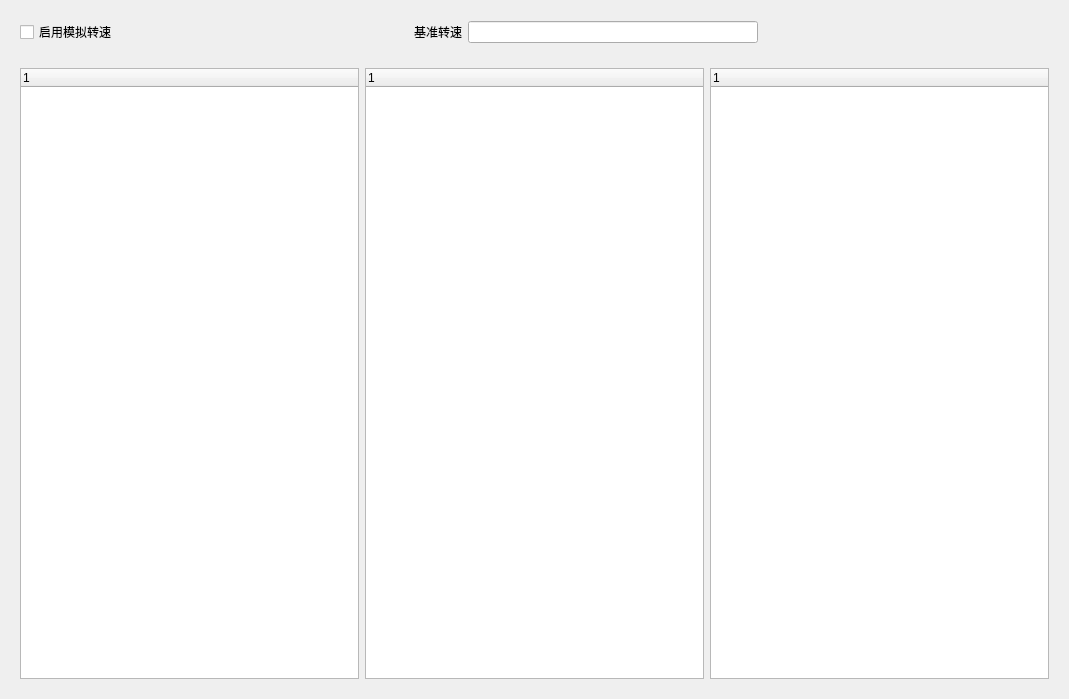
<?xml version="1.0" encoding="UTF-8"?>
<ui version="4.0">
 <class>FrmFaultFrequencyChart</class>
 <widget class="QWidget" name="FrmFaultFrequencyChart">
  <property name="geometry">
   <rect>
    <x>0</x>
    <y>0</y>
    <width>1069</width>
    <height>699</height>
   </rect>
  </property>
  <property name="windowTitle">
   <string>Form</string>
  </property>
  <layout class="QVBoxLayout" name="verticalLayout">
   <item>
    <widget class="QWidget" name="widget" native="true">
     <layout class="QHBoxLayout" name="horizontalLayout">
      <item>
       <widget class="QCheckBox" name="checkBox">
        <property name="text">
         <string>启用模拟转速</string>
        </property>
       </widget>
      </item>
      <item>
       <spacer name="horizontalSpacer">
        <property name="orientation">
         <enum>Qt::Horizontal</enum>
        </property>
        <property name="sizeHint" stdset="0">
         <size>
          <width>286</width>
          <height>20</height>
         </size>
        </property>
       </spacer>
      </item>
      <item>
       <widget class="QLabel" name="label">
        <property name="text">
         <string>基准转速</string>
        </property>
       </widget>
      </item>
      <item>
       <widget class="QLineEdit" name="lineEdit"/>
      </item>
      <item>
       <spacer name="horizontalSpacer_2">
        <property name="orientation">
         <enum>Qt::Horizontal</enum>
        </property>
        <property name="sizeHint" stdset="0">
         <size>
          <width>286</width>
          <height>20</height>
         </size>
        </property>
       </spacer>
      </item>
     </layout>
    </widget>
   </item>
   <item>
    <widget class="QWidget" name="widget_2" native="true">
     <layout class="QHBoxLayout" name="horizontalLayout_2">
      <item>
       <widget class="QTreeWidget" name="tree_GearMesh"/>
      </item>
      <item>
       <widget class="QTreeWidget" name="tree_Bearing"/>
      </item>
      <item>
       <widget class="QTreeWidget" name="tree_Rotating"/>
      </item>
     </layout>
    </widget>
   </item>
  </layout>
 </widget>
 <resources/>
 <connections/>
</ui>
